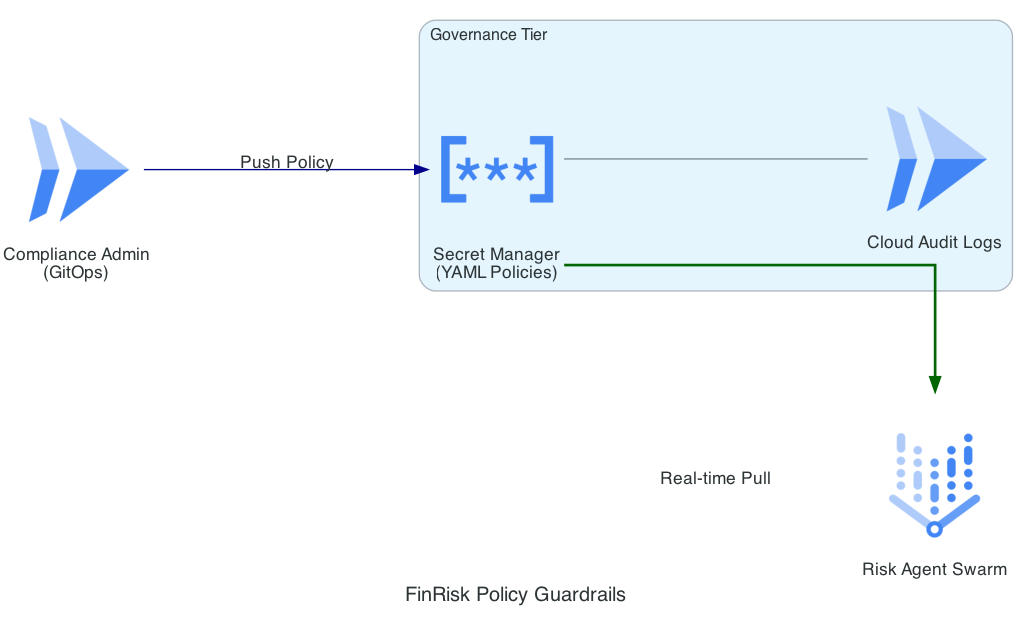

Here is the Python script that generated this plot:
from diagrams import Diagram, Cluster, Edge
from diagrams.gcp.security import SecretManager
from diagrams.gcp.ml import VertexAI
from diagrams.gcp.compute import Run

graph_attr = {"pad": "0.1", "nodesep": "1.5", "ranksep": "2.0", "bgcolor": "transparent"}

with Diagram("FinRisk Policy Guardrails", show=False, filename="finrisk_policy_guardrails", direction="LR", graph_attr=graph_attr):
    admin = Run("Compliance Admin\n(GitOps)")
    
    with Cluster("Governance Tier"):
        vault = SecretManager("Secret Manager\n(YAML Policies)")
        audit = Run("Cloud Audit Logs")

    agents = VertexAI("Risk Agent Swarm")

    admin >> Edge(label="Push Policy", color="darkblue") >> vault
    vault >> Edge(label="Real-time Pull", color="darkgreen", style="bold") >> agents
    vault - audit
